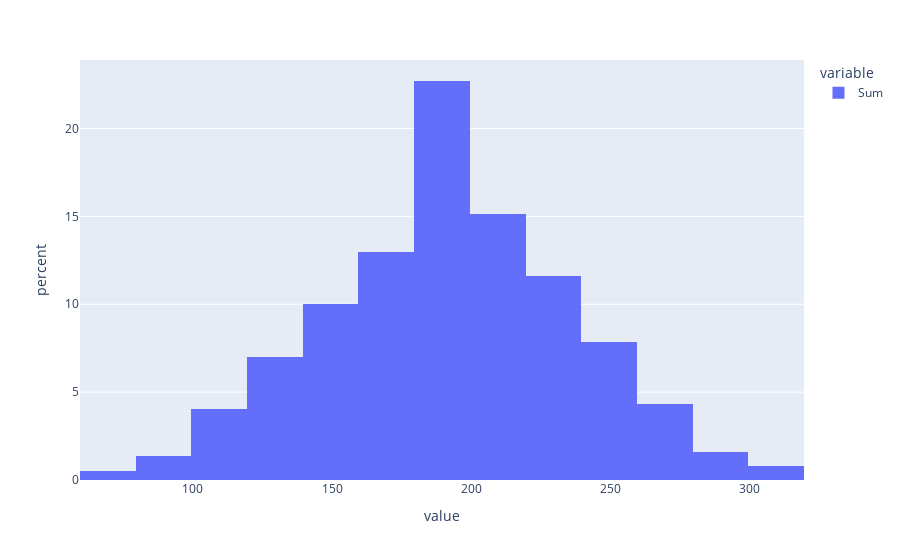

The code cell stored with this chart in its notebook:
### Code cell
px.histogram(data[['Sum']], nbins = 20, histnorm="percent")

### Figure 1 — Plotly figure (JSON) as saved in the notebook; plotly's stock layout.template omitted (floating-point values rounded to 4 significant figures; data arrays with more than 128 entries replaced by an {"elided": "..."} marker saying what was removed)
{"data": [{"alignmentgroup": "True", "bingroup": "x", "histnorm": "percent", "hovertemplate": "variable=Sum<br>value=%{x}<br>percent=%{y}<extra></extra>", "legendgroup": "Sum", "marker": {"color": "#636efa", "pattern": {"shape": ""}}, "name": "Sum", "nbinsx": 20, "offsetgroup": "Sum", "orientation": "v", "showlegend": true, "type": "histogram", "x": {"elided": "370 int values"}, "xaxis": "x", "yaxis": "y"}], "layout": {"barmode": "relative", "legend": {"title": {"text": "variable"}, "tracegroupgap": 0}, "margin": {"t": 60}, "xaxis": {"anchor": "y", "domain": [0, 1], "title": {"text": "value"}}, "yaxis": {"anchor": "x", "domain": [0, 1], "title": {"text": "percent"}}}}
